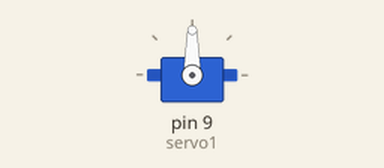
This sketch was run on a simulated Arduino Uno, built with avr-gcc and run on an emulated ATmega328P. Shown: servo.

Above: at 6.05 s.
At 9.0 s:
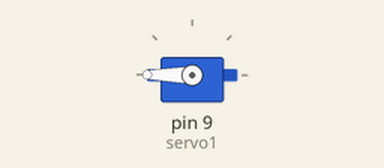
At 12.0 s:
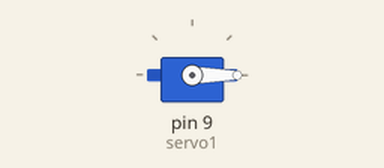
Timing chart, 0 to 13.8 s (numbered marks = the images above):
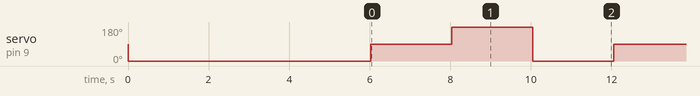

The sketch:

servo.ino
```cpp
#include <Servo.h>  // servo library


Servo servo1;  // servo control object

static void servomove(int degree)
{
  servo1.attach(9);
  delay(10);
  servo1.write(degree);
  delay(1000);
  servo1.detach();
  //making pwm pin low will save more power?
  digitalWrite(9, LOW);
}

void setup()
{
  servomove(0);
  delay(5000);

}


void loop()
{
  int position;

  // To control a servo, you give it the angle you'd like it
  // to turn to. Servos cannot turn a full 360 degrees, but you
  // can tell it to move anywhere between 0 and 180 degrees.

  // Change position at full speed:

  servomove(90);    // Tell servo to go to 90 degrees

  delay(1000);         // Pause to get it time to move

  servomove(180);   // Tell servo to go to 180 degrees

  delay(1000);         // Pause to get it time to move

  servomove(0);     // Tell servo to go to 0 degrees

  delay(1000);         // Pause to get it time to move
}
```

Measured:
- by itself, servo on pin 9 (servo1): repeats every 6.0 s: 90° 2.0 s, 180° 2.0 s, 0° 2.0 s
